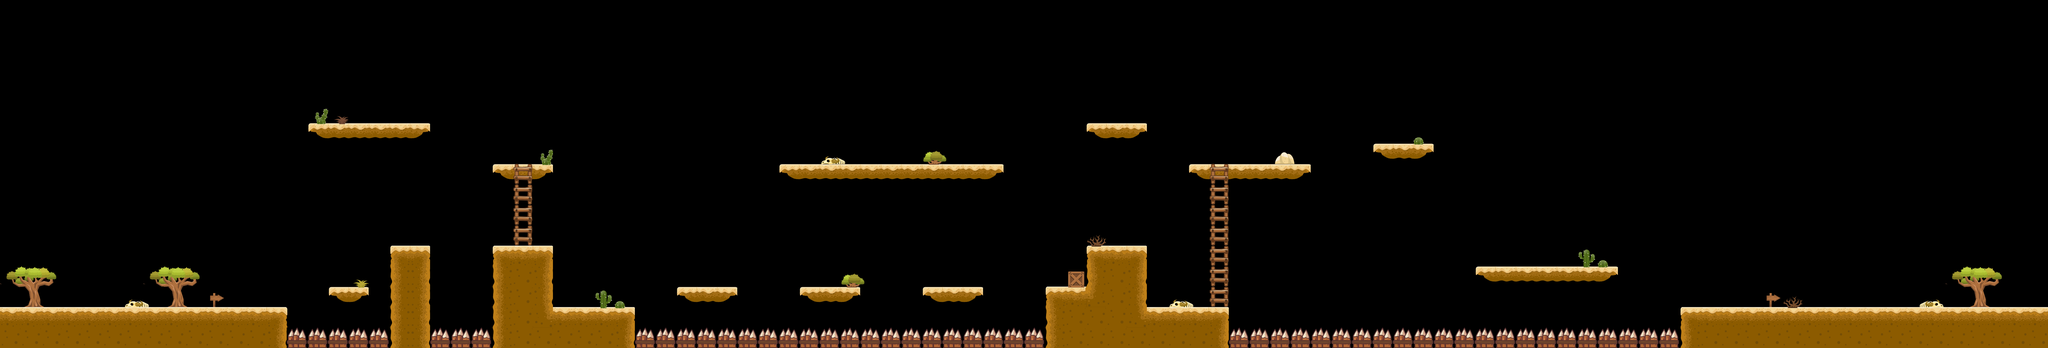

A 2D game scene composited from a Tiled map and its tileset images. What follows is a short description and the map's XML, with each tile layer's data collapsed to a summary:
An orthogonal 100x17 tile map with 64x64 px tiles, 2 tile layers (layer1, layer2), 2 tilesets and 66 objects (34x coin, 22x solid, 4x stake, 2x ladder, player, ...).

<map version="1.4" tiledversion="1.4.2" orientation="orthogonal" renderorder="right-down" width="100" height="17" tilewidth="64" tileheight="64" infinite="0" nextlayerid="4" nextobjectid="70">
 <tileset firstgid="1" source="Tileset2.tsx" />
 <tileset firstgid="931" source="Tileset.tsx" />
 <layer id="1" name="layer1" width="100" height="17">
  <data>[1700 cells, 227 non-empty, 13 distinct tile ids]</data>
 </layer>
 <layer id="2" name="layer2" width="100" height="17">
  <data>[1700 cells, 84 non-empty, 36 distinct tile ids]</data>
 </layer>
 <objectgroup id="3" name="collision">
  <object id="1" name="player" x="737" y="862" width="62" height="62" />
  <object id="2" name="solid" x="1.33333" y="960" width="893.333" height="126.667" />
  <object id="3" name="solid" x="1024" y="897" width="127" height="48" />
  <object id="4" name="stake" x="895" y="1024" width="323" height="65" />
  <object id="5" name="solid" x="1216" y="768" width="127" height="324" />
  <object id="6" name="solid" x="960" y="384" width="383" height="45" />
  <object id="7" name="stake" x="1342" y="1024" width="196" height="65" />
  <object id="8" name="solid" x="1536" y="767" width="190" height="326" />
  <object id="9" name="solid" x="1537" y="513" width="62" height="48" />
  <object id="10" name="solid" x="1665" y="513" width="62" height="49" />
  <object id="11" name="ladder" x="1610" y="525" width="52" height="246" />
  <object id="12" name="solid" x="2113" y="896" width="190" height="46" />
  <object id="13" name="solid" x="1722" y="959" width="261" height="128" />
  <object id="14" name="solid" x="2496" y="896" width="192" height="45" />
  <object id="15" name="stake" x="1981" y="1023" width="1283" height="67" />
  <object id="16" name="solid" x="2880" y="897" width="191" height="44" />
  <object id="17" name="solid" x="2433" y="512" width="703" height="47" />
  <object id="19" name="solid" x="3264" y="897" width="135" height="194" />
  <object id="20" name="solid" x="3394" y="769" width="192" height="328" />
  <object id="21" name="solid" x="3392" y="383" width="191" height="46" />
  <object id="22" name="solid" x="3582" y="960" width="260" height="131" />
  <object id="23" name="solid" x="3712" y="513" width="61" height="43" />
  <object id="24" name="solid" x="3846" y="513" width="248" height="42" />
  <object id="25" name="ladder" x="3788" y="515" width="48" height="444" />
  <object id="26" name="solid" x="4290" y="448" width="190" height="48" />
  <object id="27" name="stake" x="3842" y="1024" width="1412" height="66" />
  <object id="28" name="solid" x="4608" y="830" width="442" height="48" />
  <object id="29" name="solid" x="5248" y="960" width="1154" height="130" />
  <object id="30" name="solid" x="511" y="-4" width="70" height="970" />
  <object id="31" name="coin" x="1032.33" y="205" width="45.3333" height="44" />
  <object id="32" name="coin" x="1096.33" y="205" width="45.3333" height="44" />
  <object id="33" name="coin" x="1160.33" y="205" width="45.3333" height="44" />
  <object id="34" name="coin" x="1224.33" y="205" width="45.3333" height="44" />
  <object id="35" name="coin" x="1096.33" y="139" width="45.3333" height="44" />
  <object id="36" name="coin" x="1032.33" y="139" width="45.3333" height="44" />
  <object id="37" name="coin" x="1224.33" y="139" width="45.3333" height="44" />
  <object id="38" name="coin" x="1160.33" y="139" width="45.3333" height="44" />
  <object id="39" name="coin" x="1226.67" y="588" width="45.3333" height="44" />
  <object id="40" name="coin" x="1292" y="588" width="45.3333" height="44" />
  <object id="41" name="platform" x="1824" y="499.333" width="56" height="57.3333" />
  <object id="42" name="turtle" gid="1101" x="2472" y="446" width="64" height="64" />
  <object id="45" name="coin" x="2123.33" y="778" width="45.3333" height="44" />
  <object id="46" name="coin" x="2187.33" y="778" width="45.3333" height="44" />
  <object id="47" name="coin" x="2251.33" y="778" width="45.3333" height="44" />
  <object id="48" name="coin" x="2507.33" y="778" width="45.3333" height="44" />
  <object id="49" name="coin" x="2571.33" y="778" width="45.3333" height="44" />
  <object id="50" name="coin" x="2635.33" y="778" width="45.3333" height="44" />
  <object id="51" name="coin" x="2891.33" y="776" width="45.3333" height="44" />
  <object id="52" name="coin" x="2955.33" y="776" width="45.3333" height="44" />
  <object id="53" name="coin" x="3019.33" y="776" width="45.3333" height="44" />
  <object id="54" name="coin" x="2695.33" y="329" width="45.3333" height="44" />
  <object id="55" name="coin" x="2759.33" y="329" width="45.3333" height="44" />
  <object id="56" name="coin" x="2823.33" y="329" width="45.3333" height="44" />
  <object id="57" name="coin" x="2695.33" y="263" width="45.3333" height="44" />
  <object id="58" name="coin" x="2823.33" y="263" width="45.3333" height="44" />
  <object id="59" name="coin" x="2759.33" y="263" width="45.3333" height="44" />
  <object id="60" name="coin" x="3881.33" y="396" width="45.3333" height="44" />
  <object id="61" name="coin" x="3945.33" y="396" width="45.3333" height="44" />
  <object id="62" name="coin" x="4009.33" y="396" width="45.3333" height="44" />
  <object id="63" name="coin" x="4745.33" y="718" width="45.3333" height="44" />
  <object id="64" name="coin" x="4809.33" y="718" width="45.3333" height="44" />
  <object id="65" name="coin" x="4873.33" y="718" width="45.3333" height="44" />
  <object id="66" name="coin" x="4745.33" y="650" width="45.3333" height="44" />
  <object id="67" name="coin" x="4809.33" y="650" width="45.3333" height="44" />
  <object id="68" name="coin" x="4873.33" y="650" width="45.3333" height="44" />
  <object id="69" name="win" x="5568" y="712" width="64" height="268" />
 </objectgroup>
</map>